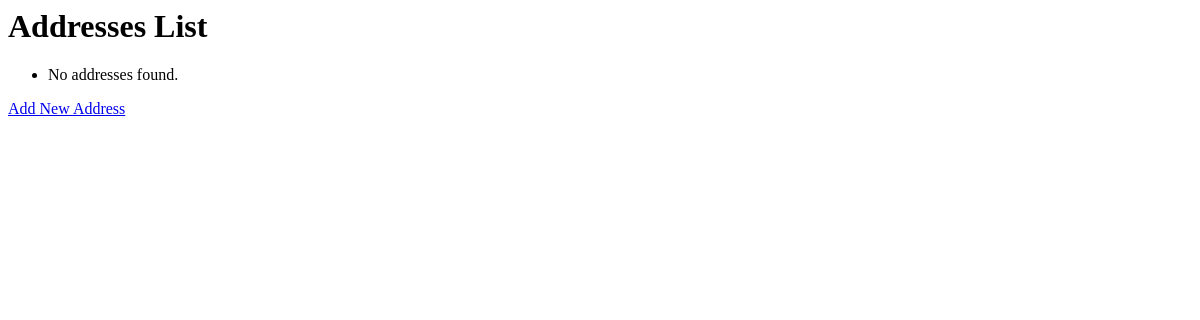
Page /books/lab11_part2/listaddresses on the earlier database version.
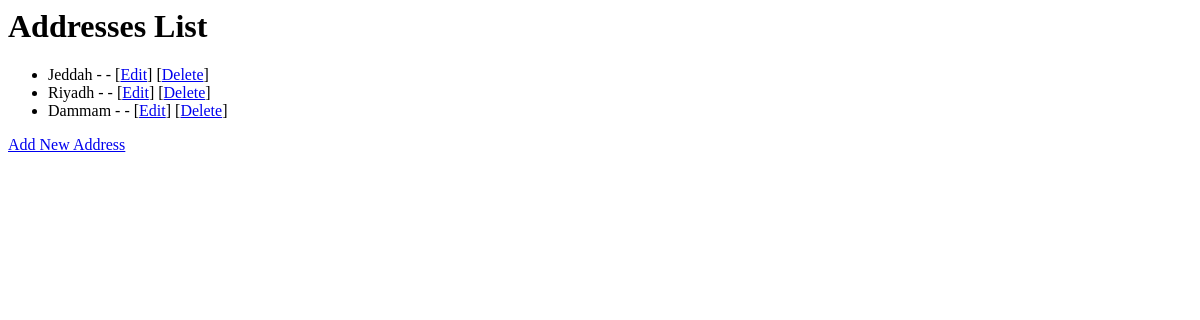
Same page on the later database version.
### apps/bookmodule/models.py (models this page shows, shortened)
class Address(models.Model):
    city = models.CharField(max_length=100)

### apps/bookmodule/views.py (the view)
# urls.py: path('lab11_part2/listaddresses', views.list_addresses_lab11_part2, name='list_addresses_lab11_part2'),
def list_addresses_lab11_part2(request):
    addresses = Address.objects.all()
    return render(request, 'lab11_part2/listaddress.html', {'addresses': addresses})

### apps/templates/lab11_part2/listaddress.html
<h1>Addresses List</h1>
<ul>
  {% for address in addresses %}
    <li>
      {{ address.city }} - {{ address.street }} - {{ address.zip_code }}
      [<a href="{% url 'books:edit_address_lab11_part2' address.id %}">Edit</a>]
      [<a href="{% url 'books:delete_address_lab11_part2' address.id %}">Delete</a>]
    </li>
  {% empty %}
    <li>No addresses found.</li>
  {% endfor %}
</ul>
<a href="{% url 'books:add_address_lab11_part2' %}">Add New Address</a>

Differences in the rows shown:
added Address: city "Jeddah"
added Address: city "Riyadh"
added Address: city "Dammam"
Other differences:
text no longer shown: "No addresses found."
